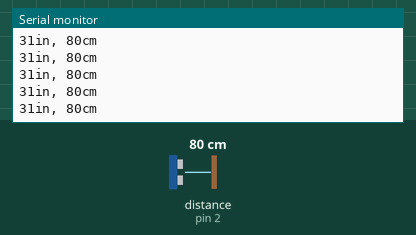
A sketch run on a simulated Arduino Uno, built with avr-gcc and run on an emulated ATmega328P. On the bench: the last lines printed to the serial monitor. Wiring (inferred from the names in the program): ultrasonic range finder: trigger pin 3; echo pin 2. The inputs (shaded band) are chosen by the test bench; at power-on: distance to the obstacle (sensor on pin 2) 80 cm. The echo pulse lasts 58.3 µs per cm.

Above: at 1.2 s.
1.3 s: distance to the obstacle (sensor on pin 2) set to 2 cm
At 1.38 s:
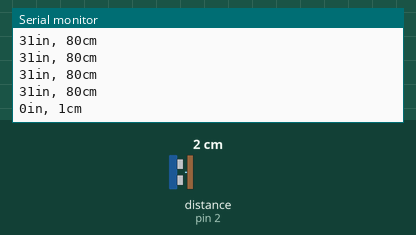
4.3 s: distance to the obstacle (sensor on pin 2) set to 4 cm
At 4.3 s:
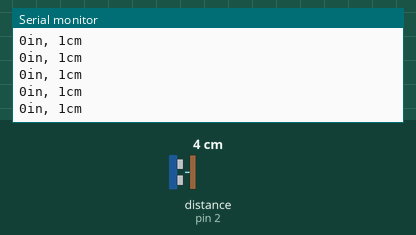
5.8 s: distance to the obstacle (sensor on pin 2) set to 35 cm
At 5.82 s:
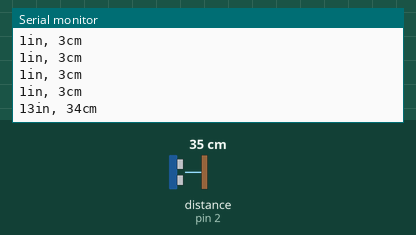
Timing chart, 0 to 8.8 s (numbered marks = the images above; inputs shaded):
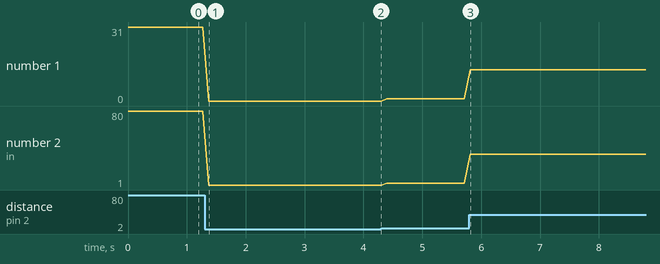

Measured:
- after the input at 1.3 s, the serial monitor: prints a new line after 0.07 s (image 1)
- after the input at 5.8 s, the serial monitor: prints a new line at once (image 3)
- plotted number 1: 31 → 0 after the input at 1.3 s, 1 → 13 after the input at 5.8 s
- plotted number 2: 80 → 1 after the input at 1.3 s, 1 → 3 after the input at 4.3 s, 3 → 34 after the input at 5.8 s

The sketch:

ultra1.ino
```cpp
const int pingPin = 3;
const int echoPin=2;

void setup() {

  Serial.begin(9600);
  pinMode(pingPin, OUTPUT);
  pinMode(echoPin, INPUT);
}

void loop() {

  long duration, inches, cm;
  digitalWrite(pingPin, LOW);
  delayMicroseconds(2);
  digitalWrite(pingPin, HIGH);
  delayMicroseconds(10);
  digitalWrite(pingPin, LOW);


  duration = pulseIn(echoPin, HIGH);

  // convert the time into a distance
  inches = microsecondsToInches(duration);
  cm = microsecondsToCentimeters(duration);

  Serial.print(inches);
  Serial.print("in, ");
  Serial.print(cm);
  Serial.print("cm");
  Serial.println();

  delay(100);
}

long microsecondsToInches(long microseconds) {

  return microseconds / 74 / 2;
}

long microsecondsToCentimeters(long microseconds) {
  return microseconds / 29 / 2;
}
```
